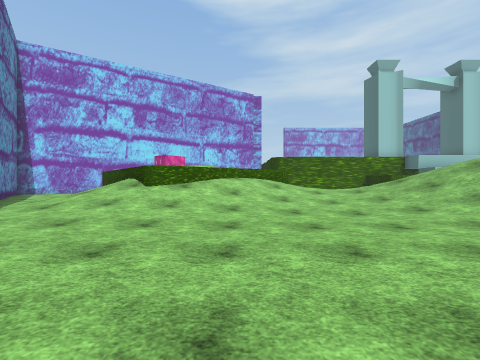
View 1 (above)

14 first-person views from a walk through a 3-D level made in the Unity game engine. The camera is 1.4 m above the floor, looks level and sees 90° across. The floor is counted in squares, 2 m on a side. Each view is taken from the middle of a square. On the plan, view 1 faces up. The plan holds only what a view shows up to about 9 squares ahead; the rest is blank. The place goes on beyond the plan. The player is left out. Some surface patterns are stand-ins.

View 2
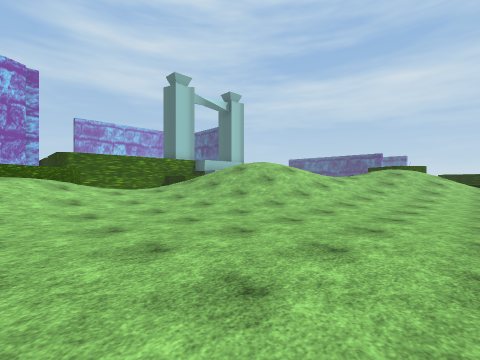

View 3
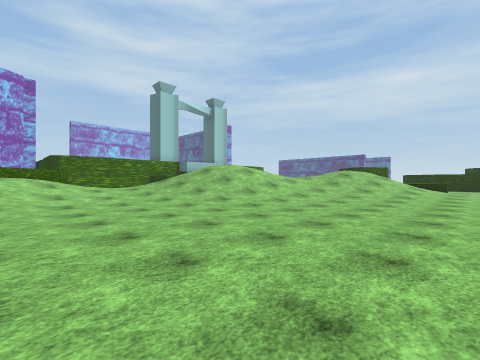

View 4
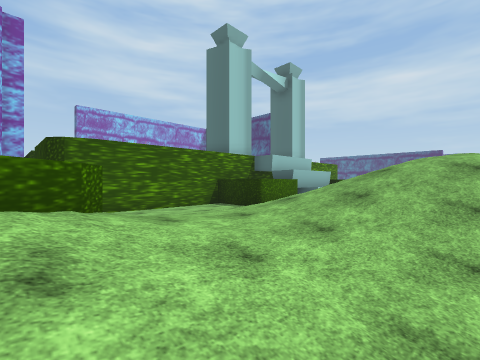

View 5
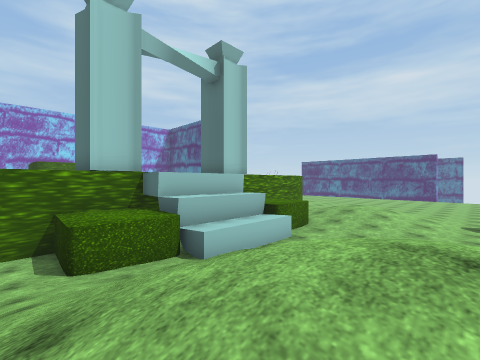

View 6
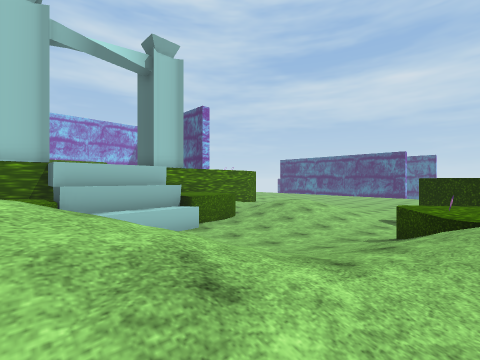

View 7
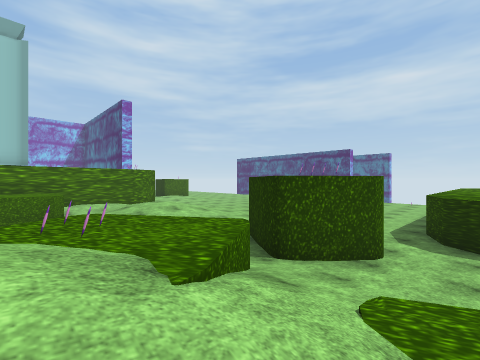

View 8
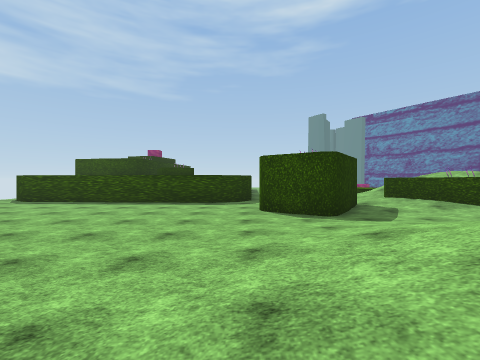

View 9
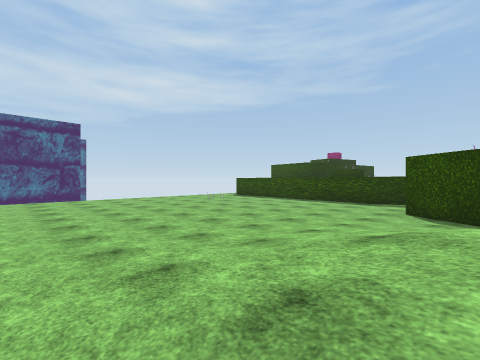

View 10
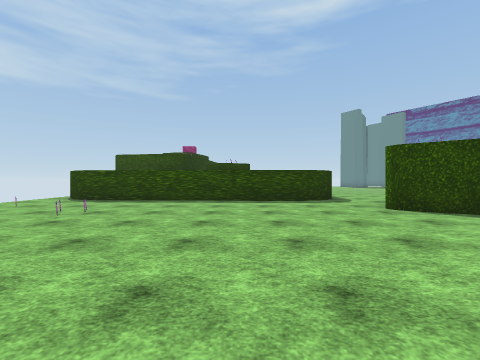

View 11
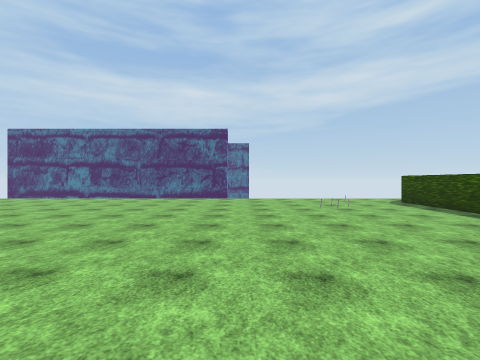

View 12
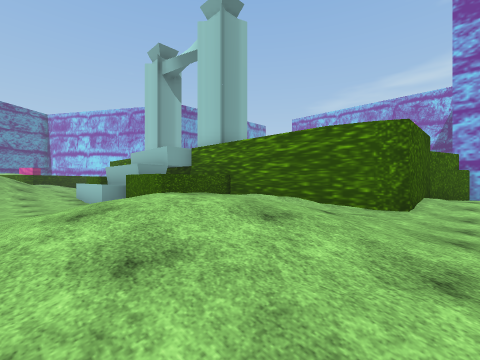

View 13
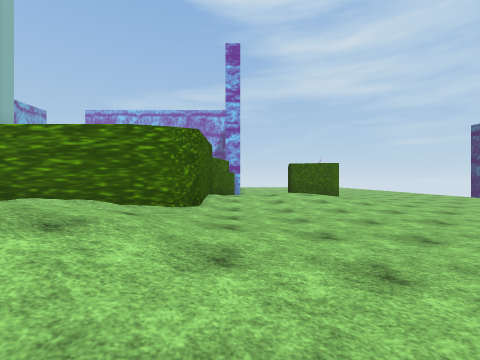

View 14
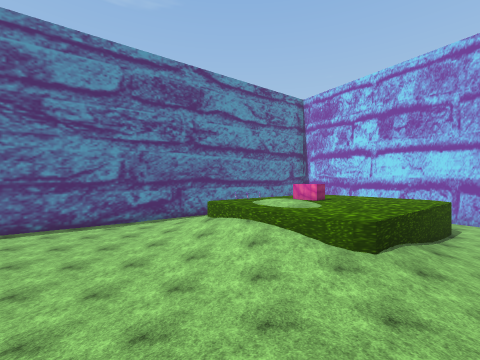

### Floor plan
Key: @ floor where view 1 was taken; # wall or solid block; . main floor; : floor 0.25 m higher than the main floor; + floor 0.75 m higher than the main floor; * floor 1.75 m higher than the main floor; / step, stairs or slope; = window, fence, low wall or low ledge; ^ raised ledge; O other object.
Columns run from 9 left of view 1 to 28 right of it. Each row starts with its distance up from view 1.
 15                             #//:/:....
 14        ..                 ###/::......
 13        ##.  #####    ######/::........
 12        ^^#/ ....#    ###   //:........
 11        ^^^// ///########/  ///........
 10        ^^^^///////^^^^.///////........
  9 #.. ##O ^^^^+///////...///////........
  8 ##.  ^  ^^^/+////////.../////:........
  7   .: /  ^/////////   /...////.........
  6    .///^/////////// ////..............
  5     ///////./////////// /..#.......O..
  4      .//...../////////OO /###.........
  3       ........////// //*=/##..........
  2       ..........///// ////....#####...
  1       #...........////////...##   ####
  0       ##.@.........///
 -1        # ...........//
 -2          .............

Positions as (right, up) in squares from view 1, and headings:
1: (0, 0), facing up
2: (0, 0), facing up-right
3: (0, -2), facing up-right
4: (1, 6), facing up-right
5: (6, 6), facing up-right
6: (8, 4), facing up-right
7: (13, 1), facing up-right
8: (20, 11), facing down
9: (18, 12), facing down-right
10: (23, 10), facing down
11: (19, 8), facing right
12: (20, 8), facing up-left
13: (20, 8), facing up
14: (6, 7), facing left
